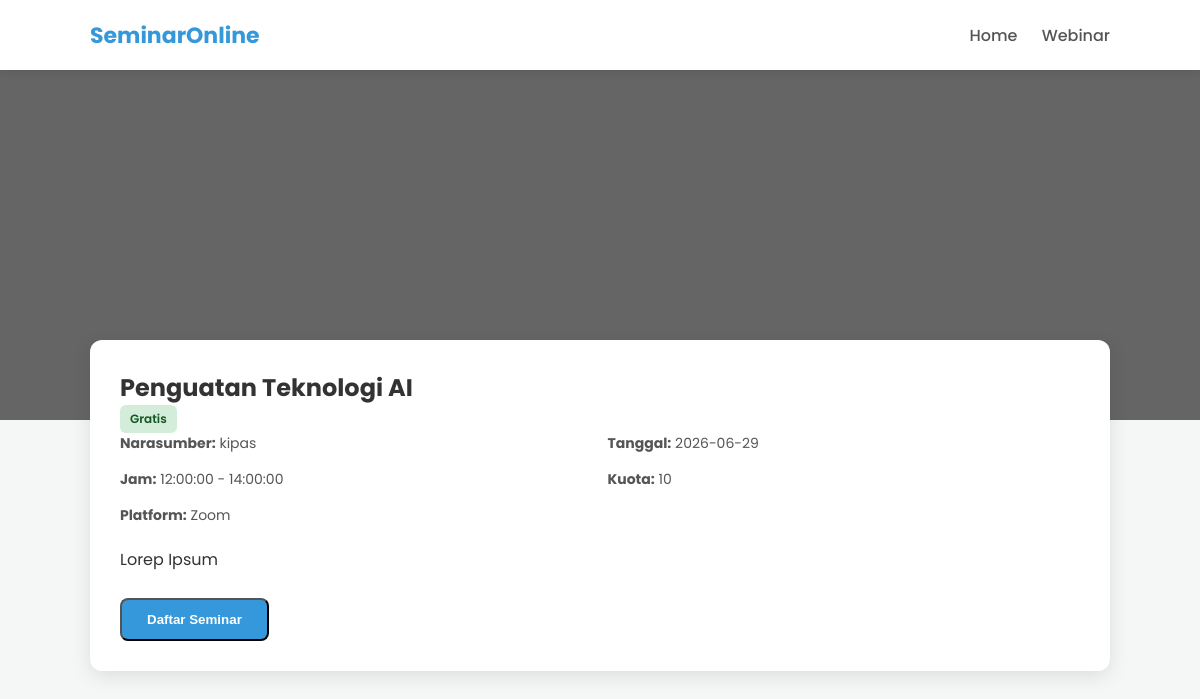
The page /detail_seminar_peserta.php?id=14 on the database its author committed.
### tables this page shows
CREATE TABLE `seminar` (
  `seminar_id` int(11) NOT NULL,
  `kontrak_id` int(11) DEFAULT NULL,
  `eo_id` int(11) NOT NULL,
  `narasumber_id` int(11) NOT NULL,
  `judul_seminar` varchar(200) NOT NULL,
  `deskripsi` text DEFAULT NULL,
  `kategori` varchar(100) DEFAULT NULL,
  `kuota` int(11) DEFAULT NULL,
  `biaya` decimal(10,2) DEFAULT NULL,
  `metode` enum('online','offline') DEFAULT 'online',
  `jam_mulai` time NOT NULL,
  `jam_selesai` time NOT NULL,
  `platform` varchar(200) NOT NULL,
  `gambar` mediumblob NOT NULL,
  `link_meeting` varchar(255) DEFAULT NULL,
  `status` enum('draft','aktif','selesai') DEFAULT 'draft',
  `undangan_status` enum('menunggu','diterima','ditolak') NOT NULL DEFAULT 'menunggu',
  `alasan_tolak` text DEFAULT NULL,
  `created_at` timestamp NOT NULL DEFAULT current_timestamp(),
  `tanggal` varchar(20) NOT NULL
);

CREATE TABLE `users` (
  `id` int(11) NOT NULL,
  `nama` varchar(100) NOT NULL,
  `email` varchar(100) NOT NULL,
  `password` varchar(255) NOT NULL,
  `role` enum('admin','eo','klien','narasumber','peserta') NOT NULL,
  `no_hp` varchar(20) NOT NULL,
  `foto_profil` varchar(255) NOT NULL,
  `created_at` timestamp NOT NULL DEFAULT current_timestamp()
);

### detail_seminar_peserta.php (the view, shortened to what this page needs)
<?php
include "config.php";
$id = $_GET['id'];
$seminar = mysqli_fetch_assoc(mysqli_query($conn, " SELECT seminar.*, users.nama AS narasumber
    FROM seminar
    LEFT JOIN users ON seminar.narasumber_id = users.id
    WHERE seminar.seminar_id = $id
"));
?>
<!DOCTYPE html>
<html lang="id">
<head>
</head>
<body>
    <header>
        <div class="container">
            <nav>
                <div class="logo">SeminarOnline</div>
                <div class="nav-menu">
                    <a href="index.php">Home</a>
                    <a href="semua_seminar.php">Webinar</a>
                </div>
            </nav>
        </div>
    </header>
    <div class="hero">
        <?php if (!empty($seminar['gambar'])) { ?>
            <img src="upload/<?= $seminar['gambar']; ?>">
        <?php } else { ?>
            <img src="https://via.placeholder.com/1200x400">
        <?php } ?>
        <div class="hero-overlay"></div>
        <div class="hero-text">
            <h1><?= $seminar['judul_seminar']; ?></h1>
        </div>
    </div>
    <div class="detail-card">
        <h2><?= $seminar['judul_seminar']; ?></h2>
        <?php if ($seminar['biaya'] == 0) { ?>
            <span class="badge gratis">Gratis</span>
        <?php } else { ?>
            <span class="badge berbayar">Berbayar</span>
        <?php } ?>
        <div class="info">
            <p><b>Narasumber:</b> <?= $seminar['narasumber']; ?></p>
            <p><b>Tanggal:</b> <?= $seminar['tanggal']; ?></p>
            <p><b>Jam:</b> <?= $seminar['jam_mulai']; ?> - <?= $seminar['jam_selesai']; ?></p>
            <p><b>Kuota:</b> <?= $seminar['kuota']; ?></p>
            <p><b>Platform:</b> <?= $seminar['platform']; ?></p>
        </div>
        <div class="deskripsi">
            <?= nl2br($seminar['deskripsi']); ?>
        </div>
        <a href="daftar.php?id=<?= $seminar['seminar_id']; ?>">
            <button class="btn-daftar">Daftar Seminar</button>
        </a>
    </div>
</body>
</html>

### detail_seminar_peserta.php (style rules this page uses)
* { margin: 0; padding: 0; box-sizing: border-box; }
body { font-family: 'Poppins', sans-serif; background: #f4f7f6; color: #333; }
header { background: #fff; height: 70px; display: flex; align-items: center; position: fixed; width: 100%; top: 0; z-index: 1000; box-shadow: 0 2px 10px rgba(0, 0, 0, 0.1); }
.container { width: 85%; margin: auto; }
nav { display: flex; justify-content: space-between; align-items: center; }
.logo { font-weight: 700; font-size: 22px; color: #3498db; }
.nav-menu a { margin-left: 20px; text-decoration: none; color: #555; font-weight: 500; }
.hero { margin-top: 70px; height: 350px; position: relative; overflow: hidden; }
.hero img { width: 100%; height: 100%; object-fit: cover; }
.hero-overlay { position: absolute; top: 0; left: 0; right: 0; bottom: 0; background: rgba(0, 0, 0, 0.5); }
.hero-text { position: absolute; bottom: 30px; left: 8%; color: white; }
.hero-text h1 { font-size: 32px; font-weight: 700; }
.detail-card { background: white; margin: -80px auto 30px; width: 85%; padding: 30px; border-radius: 12px; box-shadow: 0 5px 20px rgba(0, 0, 0, 0.1); position: relative; z-index: 2; }
.info { display: grid; grid-template-columns: repeat(2, 1fr); gap: 15px; margin-bottom: 20px; }
.info p { font-size: 14px; color: #555; }
.badge { display: inline-block; padding: 5px 10px; border-radius: 6px; font-size: 12px; font-weight: 600; }
.gratis { background: #d4edda; color: #155724; }
.deskripsi { margin-top: 20px; line-height: 1.7; max-width: 800px; }
.btn-daftar { display: inline-block; margin-top: 25px; padding: 12px 25px; background: #3498db; color: white; border-radius: 8px; text-decoration: none; font-weight: 600; transition: 0.3s; }

### rows shown on the page
seminar: judul_seminar "Penguatan Teknologi AI", users.nama "kipas", tanggal "2026-06-29", jam_mulai "12:00:00", jam_selesai "14:00:00", kuota "10", platform "Zoom", deskripsi "Lorep Ipsum"
